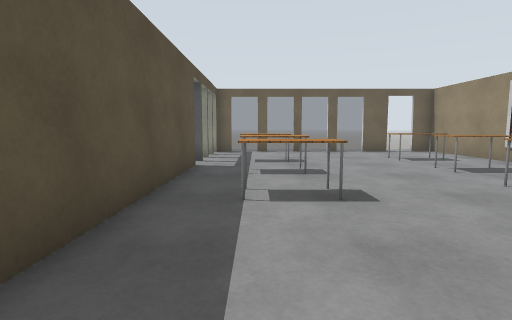
[1] (above)

12 first-person views from a walk through a Gazebo world. The camera is 1 m above the floor, tilts 6° down and sees 80° across. The floor is counted in squares, 1 m on a side. Each view is taken from the middle of a square. On the plan, view 1 faces up. The plan holds only what a view shows up to about 12 squares ahead; the rest is blank. The robots in the file are not drawn. Gazebo's built-in surfaces are drawn with simple patterns. Surface patterns are stand-ins for the level's own textures.

[2]
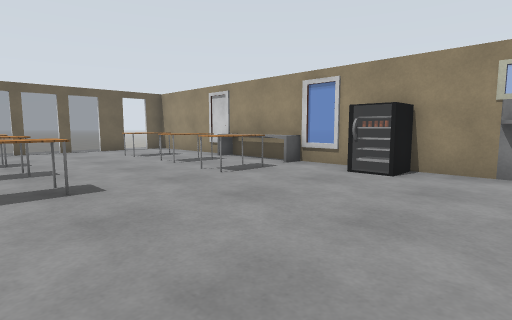

[3]
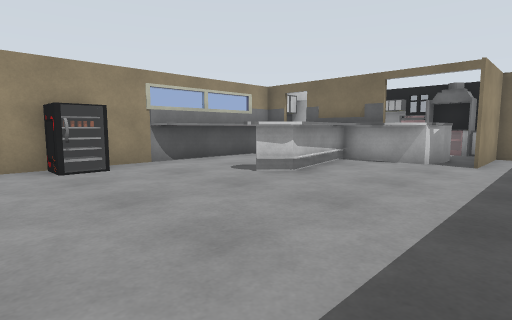

[4]
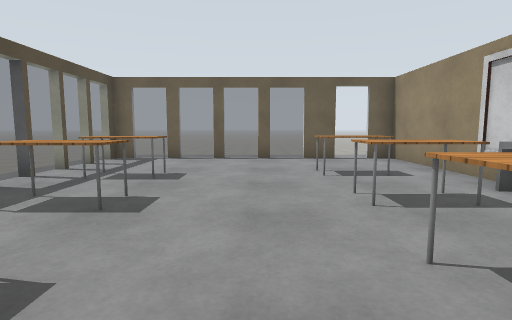

[5]
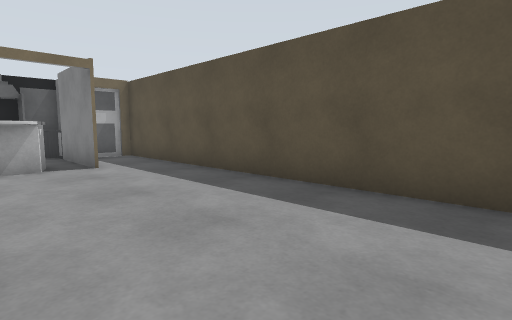

[6]
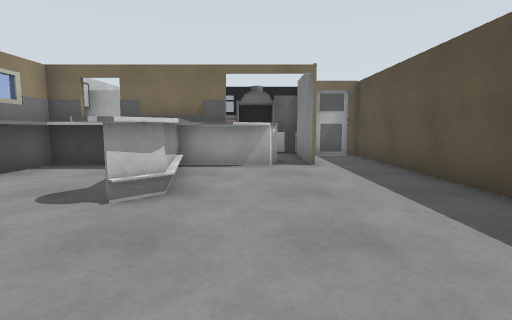

[7]
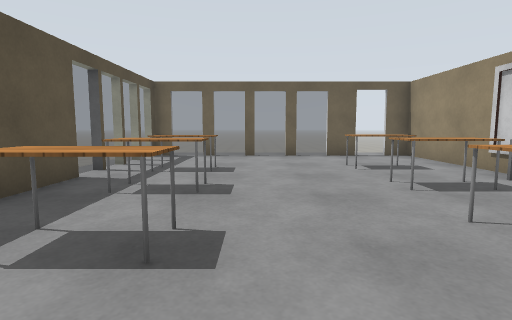

[8]
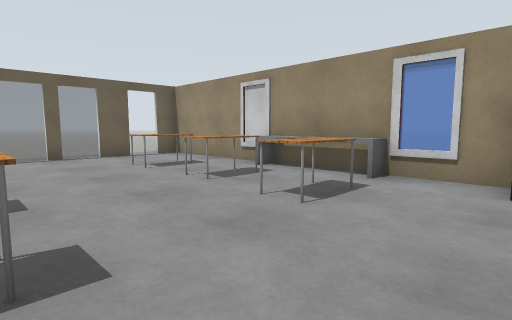

[9]
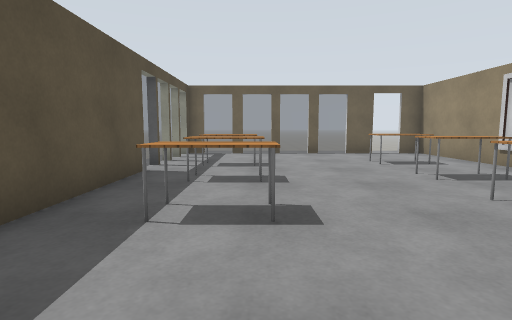

[10]
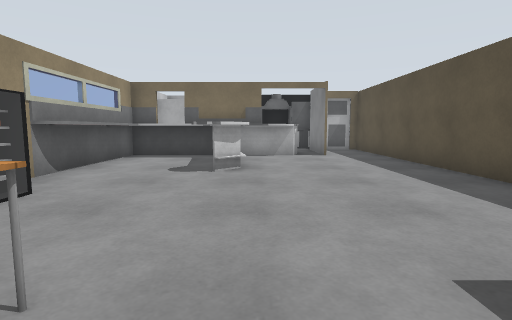

[11]
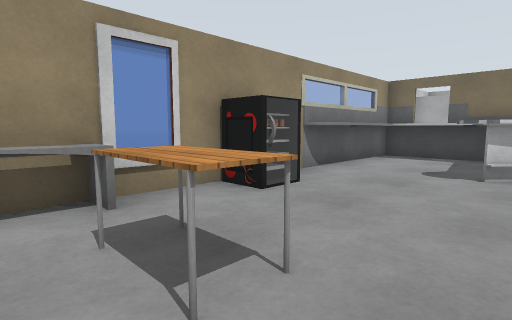

[12]
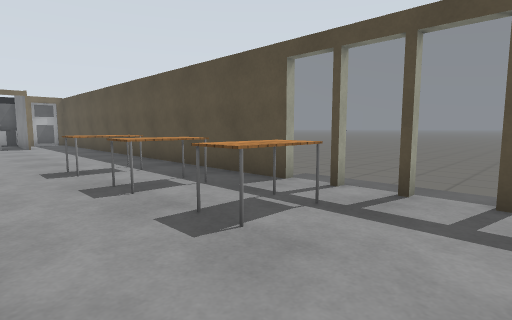

### Floor plan
Key: @ floor where view 1 was taken; # wall or solid block; . main floor; - floor 0.25 m lower than the main floor; = window, fence, low wall or low ledge; T table.
Columns run from 4 left of view 1 to 8 right of it. Each row starts with its distance up from view 1.
 14    .........
 13   #======#.##
 12 - =.........#
 11 --=.........#
 10 --=.TT...TT.#
  9 --=.TT......#
  8 --#........=#
  7 --#.TT...TT=
  6   #........=
  5   #.TT..TT.=#
  4   #.TT......=
  3   #.........#
  2   #........=#
  1   #.........#
  0   #.@.......#
 -1   #.....#..##
 -2   #.....#..#
 -3   #.....#..#
 -4   #.....####
 -5   #.########
 -6   #.##     #
 -7   #.#      #
 -8   ###
 -9     ##
-10     ####

Positions as (right, up) in squares from view 1, and headings:
1: (0, 0), facing up
2: (0, -1), facing up-right
3: (-1, 4), facing down-right
4: (3, 3), facing up
5: (3, 3), facing down-left
6: (2, 3), facing down
7: (2, 2), facing up
8: (1, 2), facing up-right
9: (1, 1), facing up
10: (3, 6), facing down
11: (3, 6), facing down-right
12: (3, 12), facing down-left
